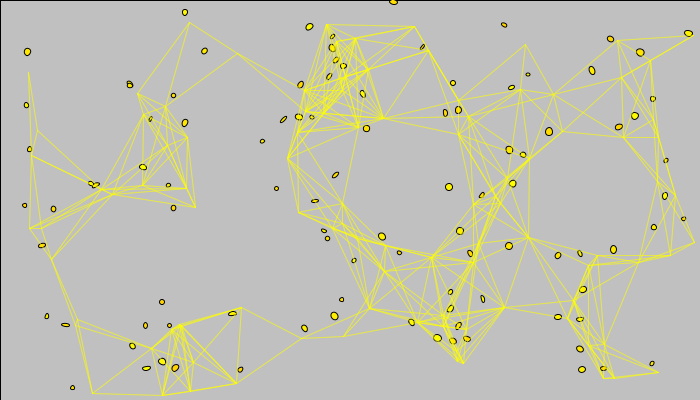
Frame 1 (no input)
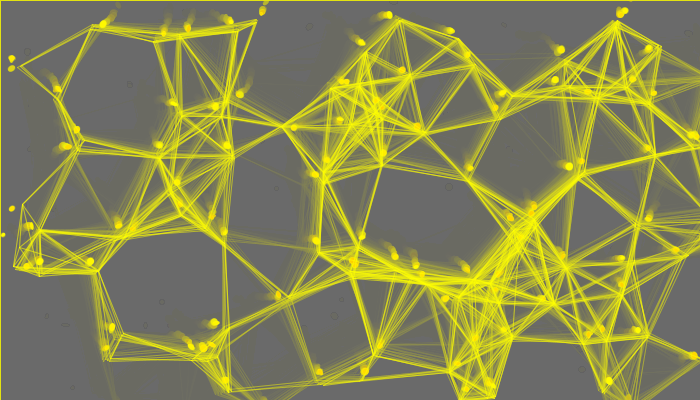
Frame 60 (the mouse pressed at the canvas centre just before this capture)
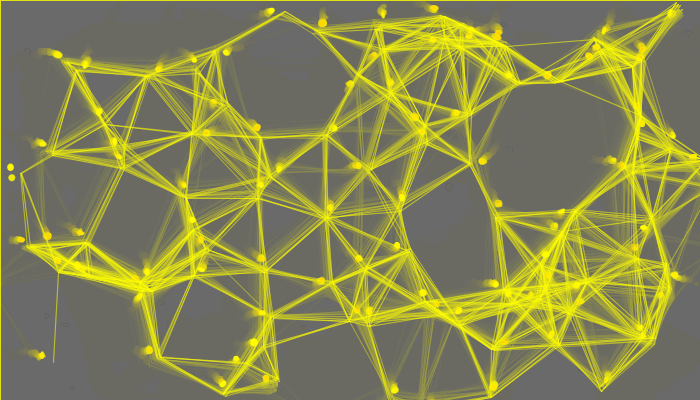
Frame 120 (the mouse held since frame 60 and released just before this capture)

The Processing sketch that drew these frames (run headless with seeded random() and noise(); from frame 60 on, the mouse is pressed at the canvas centre):

// Processing sketch: processing_48576
// ── processing_48576.pde

int n = 100;
 float[] angle = new float[n];
 float[] x = new float[n];
 float[] y = new float[n];
 float[] tx = new float[n];
 float[] ty = new float[n];
 
void setup()
 {
 smooth();
 size(700, 400);

 for (int i=0; i<n; i++)
 {
 angle[i] = random(PI*2);
 x[i] = random(10, width - 10);
 y[i] = random(10, height - 10);
 tx[i] = x[i] + random(0, 4);
 ty[i] = y[i] + random(0, 4);
 }
 }
 

void draw()
 {
 
fill(100, 30);
 rect(0, 0, width, height);
 
for (int i=0; i<n; i++)
 {
 pushMatrix();
 translate(x[i],y[i]);
 rotate(angle[i] - PI/2);
 fill(255,random(210,255),0);

 ellipse(7, 10, random(3,8),random(3,8));
 popMatrix();


 float dx = tx[i] - x[i];
 float dy = ty[i] - y[i];
 float d = dist(tx[i], ty[i], x[i], y[i]);
 
tx[i] = x[i] + (dx / d) * 20 + random(-3, 3);
 ty[i] = y[i] + (dy / d) * 20 + random(-3, 3);
 
follow(i, tx[i], ty[i], 0.04);
 
}
 
for (int i=0; i<n; i++) {
 for (int j=0; j<n; j++) {
 if (i != j) {
 float d = dist(tx[i], ty[i], tx[j], ty[j]);
 if (d <90) 
{
 stroke(255,255,0,90);
 line(tx[i], ty[i], tx[j], ty[j]);
 
}
 }
 }
 }
 
}
 

void follow
 (int i, float targetX, float targetY, float ratio)
 {
 float dx = targetX - x[i];
 float dy = targetY - y[i];
 angle[i] = atan2(dy, dx);
 x[i] += dx * ratio;
 y[i] += dy * ratio;

 if (x[i] < 0) { x[i] = width; }
 if (x[i] > width) { x[i] = 0; }
 if (y[i] < 0) { y[i] = height; }
 if (y[i] > height) { y[i] = 0; }

 }
